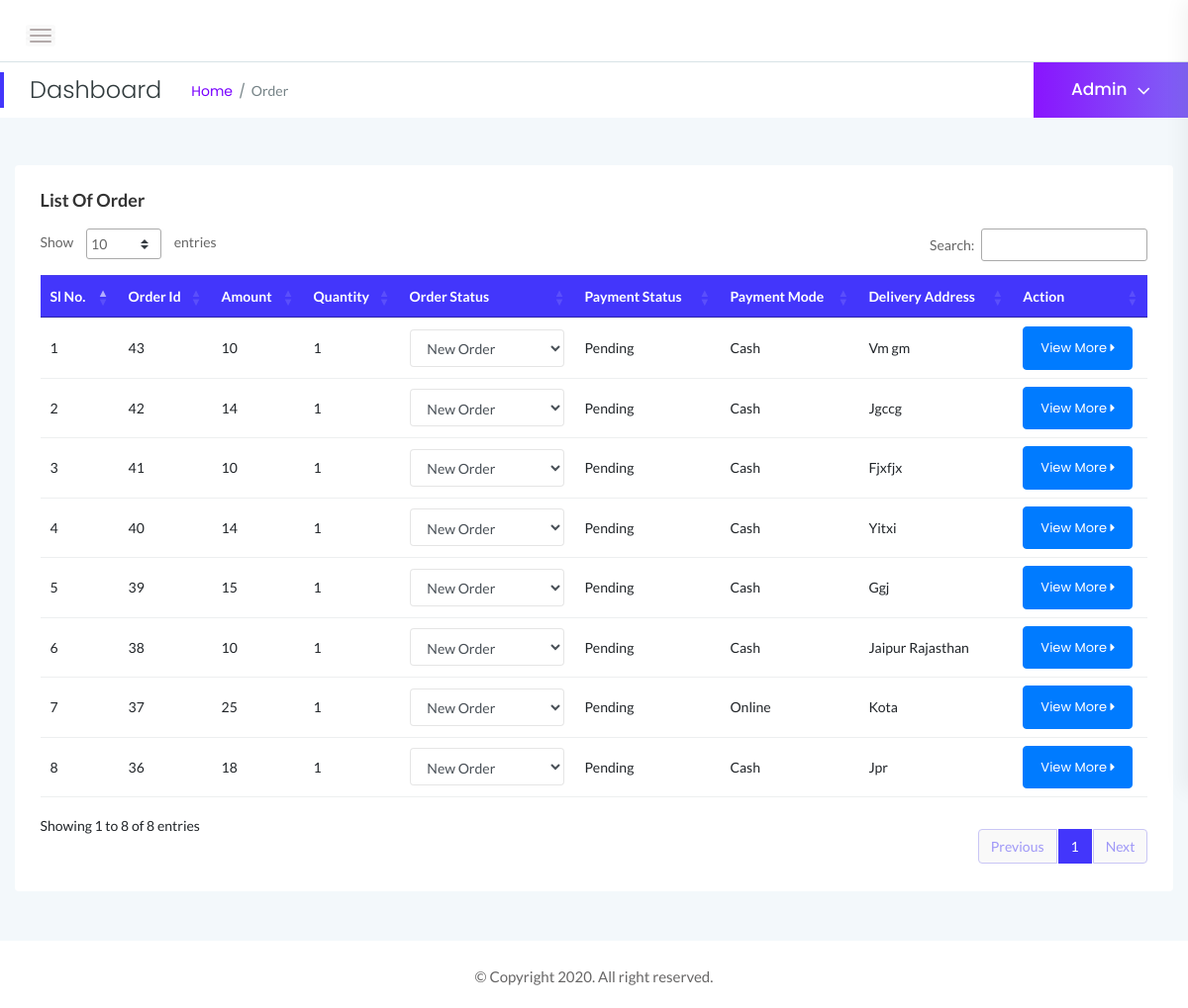
Page /admin_thadi/order/index.php (signed in) on the committed database.
### tables this page shows
CREATE TABLE `tbl_order` (
  `orderId` int(11) NOT NULL,
  `productId` varchar(255) NOT NULL,
  `offerId` varchar(255) NOT NULL,
  `amount` varchar(255) NOT NULL,
  `quantity` varchar(225) DEFAULT NULL,
  `userId` varchar(255) NOT NULL,
  `orderStatus` varchar(255) NOT NULL,
  `paymentStatus` varchar(255) NOT NULL,
  `paymentMode` varchar(255) NOT NULL,
  `createAt` varchar(255) NOT NULL,
  `deliveryAddress` varchar(255) NOT NULL
);

### admin_thadi/order/index.php (the view, shortened to what this page needs)
<?php
    include '../pages/header.php';
?>
<?php
    $resultdata = $con->query("SELECT * from `tbl_order` order by orderId desc");
    $result = array();
    while($row = mysqli_fetch_array($resultdata)) {
        $result[] = $row;
    }
?>
            <div class="page-title-area">
                <div class="row align-items-center">
                    <div class="col-sm-6">
                        <div class="breadcrumbs-area clearfix">
                            <h4 class="page-title pull-left">Dashboard</h4>
                            <ul class="breadcrumbs pull-left">
                                <li><a href="index.php">Home</a></li>
                                <li><span>Order</span></li>
                            </ul>
                        </div>
                    </div>
                    <div class="col-sm-6 clearfix">
                        <div class="user-profile pull-right">
                            <h4 class="user-name dropdown-toggle" data-toggle="dropdown">Admin<i class="fa fa-angle-down"></i></h4>
                        </div>
                    </div>
                </div>
            </div>
            <div class="main-content-inner">
                <div class="row">
                    <div class="col-12 mt-5">
                        <div class="card">
                            <div class="card-body">
                                <h4 class="header-title">List of Order</h4>
                                <div class="data-tables datatable-primary">
                                    <table id="dataTable2">
                                        <thead class="text-capitalize">
                                            <tr>
                                                <th>Sl No.</th>
                                                <th>Order Id</th>
                                                <th>Amount</th>
                                                <th>Quantity</th>
                                                <th>Order Status</th>
                                                <th>Payment Status</th>
                                                <th>Payment Mode</th>
                                                <th>Delivery Address</th>
                                                <th>Action</th>
                                            </tr>
                                        </thead>
                                        <tbody>
                                            <?php $i = 1; ?>
                                            <?php foreach($result as $value) { ?>
                                                <tr>
                                                    <td><?php echo $i++?></td>
                                                    <td><?php echo $value['orderId']; ?></td>
                                                    <td><?php echo $value['amount']; ?></td>
                                                    <td><?php echo $value['quantity']; ?></td>
                                                    <td>
                                                        <select class="form-control" id="" onchange="statusfun(<?php echo $value['orderId']; ?>,this.value)">
                                                            <option value="<?php echo $value['orderStatus'];?>" selected disabled><?php echo $value['orderStatus']; ?></option>
                                                        </select>
                                                    </td>
                                                    <td><?php echo $value['paymentStatus']; ?></td>
                                                    <td><?php echo $value['paymentMode']; ?></td>
                                                    <td><?php echo $value['deliveryAddress']; ?></td>
                                                    <td><a href="view.php?oid=<?php echo $value['orderId']; ?>&Q=<?php echo $value['orderId']?>"<button type="button" class="btn btn-primary">View More <i class="fa fa-caret-right" aria-hidden="true"></i></button></a></td>
                                                </tr>
                                            <?php } ?>
                                        </tbody>
                                    </table>
                                </div>
                            </div>
                        </div>
                    </div>
                </div>
            </div>
        </div>
        <footer>
            <div class="footer-area">
                <p>© Copyright 2020. All right reserved.</p>
            </div>
        </footer>
    </div>
<?php
    include '../pages/footer.php';
?>

### admin_thadi/pages/header.php (shortened to what this page needs)
<!doctype html>
<html class="no-js" lang="en">
    <head>
        <link rel="stylesheet" href="../assets/css/bootstrap.min.css">
        <link rel="stylesheet" href="../assets/css/font-awesome.min.css">
        <link rel="stylesheet" href="../assets/css/themify-icons.css">
        <link rel="stylesheet" href="../assets/css/metisMenu.css">
        <link rel="stylesheet" href="../assets/css/owl.carousel.min.css">
        <link rel="stylesheet" href="../assets/css/slicknav.min.css">
        <link rel="stylesheet" href="https://www.amcharts.com/lib/3/plugins/export/export.css" type="text/css" media="all" />
        <link rel="stylesheet" href="../assets/css/typography.css">
        <link rel="stylesheet" href="../assets/css/default-css.css">
        <link rel="stylesheet" href="../assets/css/styles.css">
        <link rel="stylesheet" href="../assets/css/responsive.css">
        <link rel="stylesheet" type="text/css" href="https://cdn.datatables.net/1.10.19/css/jquery.dataTables.css">
        <link rel="stylesheet" type="text/css" href="https://cdn.datatables.net/1.10.18/css/dataTables.bootstrap4.min.css">
        <link rel="stylesheet" type="text/css" href="https://cdn.datatables.net/responsive/2.2.3/css/responsive.bootstrap.min.css">
        <link rel="stylesheet" type="text/css" href="https://cdn.datatables.net/responsive/2.2.3/css/responsive.jqueryui.min.css">
        <link rel="stylesheet" href="../assets/css/typography.css">
        <link rel="stylesheet" href="../assets/css/default-css.css">
        <link rel="stylesheet" href="../assets/css/styles.css">
        <link rel="stylesheet" href="../assets/css/responsive.css">
    </head>
    <body>
    <div class="page-container">
        <?php
            include './../pages/head.php'
        ?>

### admin_thadi/pages/head.php
<div class="main-content">
    <div class="header-area">
        <div class="row align-items-center">
            <div class="col-md-6 col-sm-8 clearfix">
                <div class="nav-btn pull-left">
                    <span></span>
                    <span></span>
                    <span></span>
                </div>
            </div>
        </div>
    </div>

### admin_thadi/pages/footer.php (shortened to what this page needs)
</body>
</html>

### admin_thadi/assets/css/styles.css (style rules this page uses)
.page-container { width: 100%; height: 100%; min-height: 100vh; padding-left: 280px; -webkit-transition: padding-left 0.3s ease 0s; transition: padding-left 0.3s ease 0s; }
.card { border: none; border-radius: 4px; background-color: #fff; -webkit-transition: all 0.3s ease 0s; transition: all 0.3s ease 0s; }
.card-body { padding: 25.6px; padding: 1.6rem; }
.main-content { width: 100%; background: #F3F8FB; }
.main-content-inner { padding: 0 30px 50px; }
.header-area { padding: 15px 30px; background: #fff; border-bottom: 1px solid #d8e3e7; }
.nav-btn { margin-right: 30px; margin-top: 10px; cursor: pointer; }
.nav-btn span { display: block; width: 22px; height: 2px; background: #b3aaaa; margin: 4px 0; border-radius: 15px; -webkit-transition: all 0.3s ease 0s; transition: all 0.3s ease 0s; box-shadow: 0 0 0 4px rgba(99, 96, 96, 0.03); }
.page-title-area { padding: 0 30px; background: #fff; position: relative; }
.page-title-area:before { content: ''; position: absolute; left: 0; top: 50%; width: 4px; height: 36px; background: var(--primary-color); -webkit-transform: translateY(-50%); transform: translateY(-50%); }
.page-title { font-size: 24px; font-weight: 300; color: #313b3d; letter-spacing: 0; margin-right: 30px; }
ul.breadcrumbs { margin-top: 4px; }
.breadcrumbs li { display: inline-block; }
.breadcrumbs li a, .breadcrumbs li span { display: block; font-size: 14px; font-weight: 400; color: #7801ff; letter-spacing: 0; margin-right: 16px; position: relative; }
.breadcrumbs li a:before { content: '/'; color: #768387; position: absolute; right: -13px; top: 0; }
.breadcrumbs li span { margin-right: 0; color: #768387; text-transform: capitalize; }
.user-profile { margin-right: -30px; display: -webkit-box; display: -ms-flexbox; display: flex; -webkit-box-align: center; -ms-flex-align: center; align-items: center; -ms-flex-wrap: wrap; flex-wrap: wrap; background: -webkit-linear-gradient(left, #8914fe 0%, #8063f5 100%); background: linear-gradient(to right, #8914fe 0%, #8063f5 100%); padding: 17px 38px; position: relative; }
.user-name { font-size: 17px; font-weight: 500; color: #fff; letter-spacing: 0; cursor: pointer; -webkit-user-select: none; -moz-user-select: none; -ms-user-select: none; user-select: none; }
.user-name i { margin-left: 10px; font-size: 21px; vertical-align: middle; position: relative; }
.notification-area .dropdown-toggle, .user-name.dropdown-toggle { position: relative; }
.notification-area .dropdown-toggle:after, .user-name.dropdown-toggle:after { display: none; }
.header-title { font-family: 'Lato', sans-serif; font-size: 18px; font-weight: 600; letter-spacing: 0; color: #333; text-transform: capitalize; margin-bottom: 17px; }
.footer-area { text-align: center; padding: 23px 0 19px; background: #fff; }
.footer-area p { color: #676666; margin-bottom: 0; }
.btn { padding: 11px 17px; font-size: 13px; letter-spacing: 0; }
.form-control, .form-control:focus { outline: none; box-shadow: none; }
.form-control { font-size: 14px; border: 1px solid rgba(170, 170, 170, .3); padding: 10.72px 12.8px; padding: .67rem .8rem; }
table tr th { border-bottom: none; }
table tr th, table tr td { border-top: 1px solid rgba(120, 130, 140, 0.13) !important; }
.datatable-primary thead { background: #4336fb; color: #fff; }
table.dataTable.no-footer { border-bottom: 1px solid rgba(120, 130, 140, 0.13) !important; }
table.dataTable thead th, table.dataTable thead td { border-bottom-color: transparent; }

### admin_thadi/assets/css/responsive.css (style rules this page uses)
@media (min-width: 1200px) and (max-width: 1364px) { .main-content-inner { padding: 0 15px 50px; } }
@media (min-width: 1200px) and (max-width: 1364px) { .page-container, .sbar_collapsed.page-container { padding-left: 0; } }

### rows in the picture
tbl_order: orderId "43", amount "10", quantity "1", orderStatus+orderId "New Order", paymentStatus "Pending", paymentMode "Cash", deliveryAddress "Vm gm"
tbl_order: orderId "42", amount "14", quantity "1", orderStatus+orderId "New Order", paymentStatus "Pending", paymentMode "Cash", deliveryAddress "Jgccg"
tbl_order: orderId "41", amount "10", quantity "1", orderStatus+orderId "New Order", paymentStatus "Pending", paymentMode "Cash", deliveryAddress "Fjxfjx"
tbl_order: orderId "40", amount "14", quantity "1", orderStatus+orderId "New Order", paymentStatus "Pending", paymentMode "Cash", deliveryAddress "Yitxi"
tbl_order: orderId "39", amount "15", quantity "1", orderStatus+orderId "New Order", paymentStatus "Pending", paymentMode "Cash", deliveryAddress "Ggj"
tbl_order: orderId "38", amount "10", quantity "1", orderStatus+orderId "New Order", paymentStatus "Pending", paymentMode "Cash", deliveryAddress "Jaipur Rajasthan"
tbl_order: orderId "37", amount "25", quantity "1", orderStatus+orderId "New Order", paymentStatus "Pending", paymentMode "Online", deliveryAddress "Kota"
tbl_order: orderId "36", amount "18", quantity "1", orderStatus+orderId "New Order", paymentStatus "Pending", paymentMode "Cash", deliveryAddress "Jpr"
